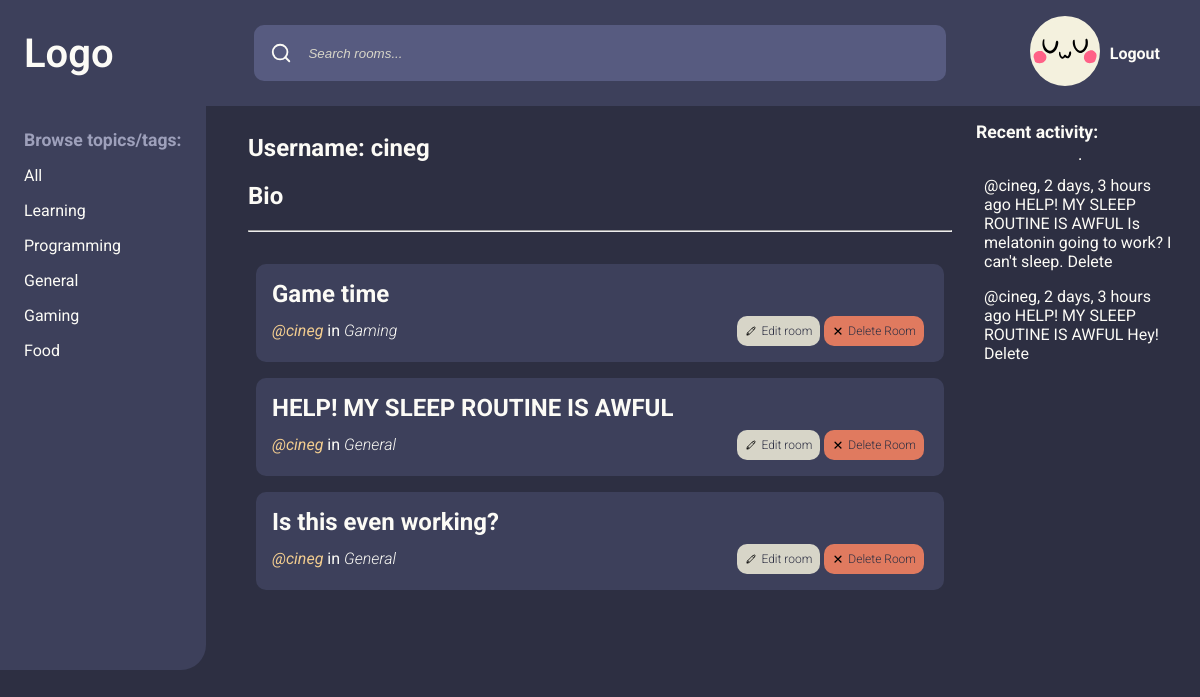
The page /user/cineg/ (signed in) on the database as committed earlier.
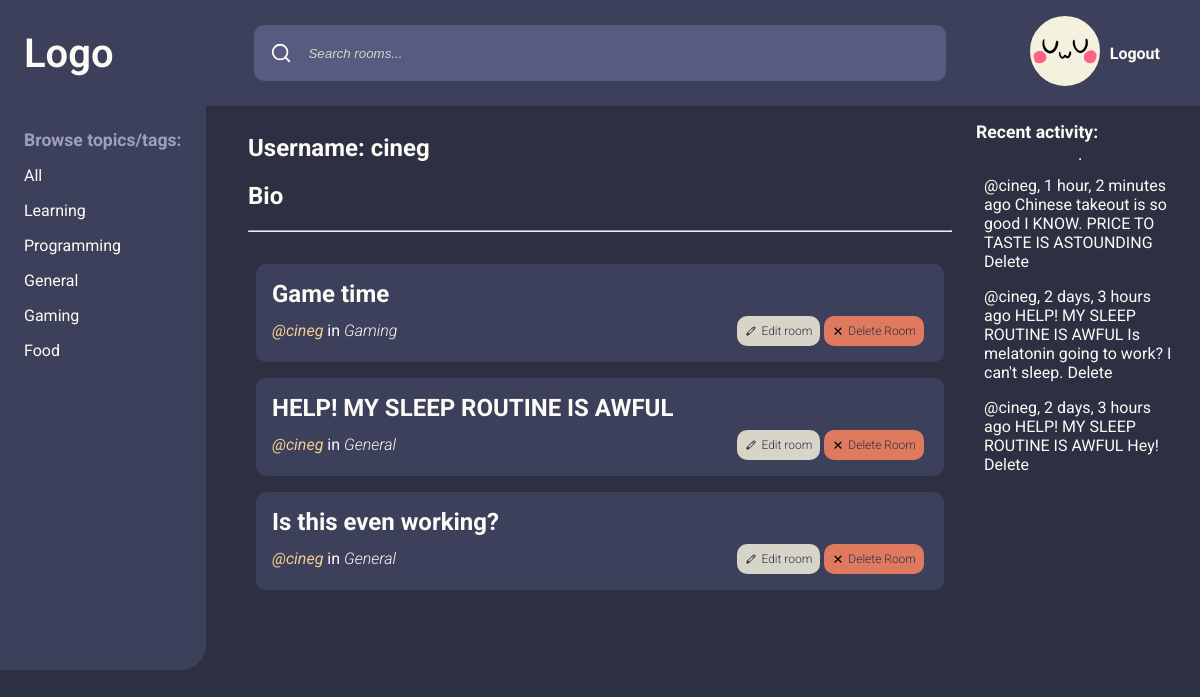
The same page on the database as committed later.
### base/models.py (models this page shows, shortened)
class Topic(models.Model):
    name = models.CharField(max_length=200)

class Room(models.Model):
    host = models.ForeignKey(User, on_delete=models.SET_NULL, null=True)
    topic = models.ForeignKey(Topic, on_delete=models.SET_NULL, null=True)
    name = models.CharField(max_length=200)
    description = models.TextField(null=True, blank=True)
    participants = models.ManyToManyField(User, related_name="participants", blank=True)
    updated = models.DateTimeField(auto_now=True)
    created = models.DateTimeField(auto_now_add=True)
    class Meta:
        ordering: list[str] = ["-updated", "-created"]

class Message(models.Model):
    user = models.ForeignKey(User, on_delete=models.CASCADE)
    room = models.ForeignKey(Room, on_delete=models.CASCADE)
    body = models.TextField()
    updated = models.DateTimeField(auto_now=True)
    created = models.DateTimeField(auto_now_add=True)
    class Meta:
        ordering: list[str] = ["-updated", "-created"]
    def __str__(self) -> str:
        return self.body[0:50]

### base/views.py (the view)
# urls.py: path("user/<str:pk>/", views.userProfile, name="user-profile"),
def userProfile(request: HttpRequest, pk: str):
    user: User = User.objects.get(username=pk)
    if user == None:
        messages.error(
            request,
            f"Can't find username: {pk}. Are you sure you spelled it correctly?",
        )
    rooms = user.room_set.all()
    conversation_messages = user.message_set.all()[0:5]
    topics = Topic.objects.all()[0:5]
    context = {
        "user": user,
        "rooms": rooms,
        "topics": topics,
        "room_messages": conversation_messages,
    }
    return render(request, "base/profile.html", context)

### base/templates/base/profile.html
{% extends "main.html" %}
{% block content %}
    <main class="home">
        {% include "base/topics_component.html" %}
        <article>
            <h1>Username: {{ user }}</h1>
            <h2>Bio</h2>
            <hr />
            {% include "base/feed_component.html" %}
        </article>
        <section>
            {% include "base/activity_component.html" %}
        </section>
    </main>
{% endblock content %}

### templates/main.html (shortened to what this page needs)
<!DOCTYPE html>
{% load static %}
<html lang="en">
    <head>
        <link rel="stylesheet" href="{% static 'styles/style.css' %}" />
    </head>
    <body>
        <header>
            {% include "navigation.html" %}
        </header>
        {% block content %}
        {% endblock content %}
    </body>
</html>

### templates/navigation.html (shortened to what this page needs)
{% load static %}
<a href="{% url "home" %}" class="logo">Logo</a>
<form action="{% url 'home' %}" method="get">
    <label>
        <svg xmlns="http://www.w3.org/2000/svg"
             width="24"
             height="24"
             viewBox="0 0 24 24"
             fill="none"
             stroke="#000000"
             stroke-width="2"
             stroke-linecap="round"
             stroke-linejoin="round">
            <circle cx="11" cy="11" r="8" />
            <line x1="21" y1="21" x2="16.65" y2="16.65" />
        </svg>
        <input type="text" name="q" placeholder="Search rooms..." />
    </label>
</form>
<div class="user">
    {% if request.user.is_authenticated %}
        <a href={% url "user-profile" request.user %}><img src= "{% static "images/default_head.svg" %}" /></a>
        <a href="{% url 'logout' %}">Logout</a>
    {% else %}
        <a href="{% url 'login' %}">Login</a>
    {% endif %}
</div>

### base/templates/base/topics_component.html
<nav class="topics">
    <h3>Browse topics/tags:</h3>
    <div class="topic">
        <a href={% url "home" %}>All</a>
    </div>
    {% for topic in topics %}
        <div class="topic">
            <a href={% url "home" %}?q={{ topic.name }}> {{ topic.name }} </a>
        </div>
    {% endfor %}
</nav>

### base/templates/base/feed_component.html (shortened to what this page needs)
<article>
    {% for room in rooms %}
        <div class="room">
            <a href="{% url 'room' room.id %}" class="room-name">{{ room.name }}</a>
            <div class="room-details">
                <div>
                <a href="{% url "user-profile" room.host.username %}"
                   class="user-handle">@{{ room.host.username }}</a>
                <p>
                    in <span class="room-topic">{{ room.topic.name }}</span>
                </p>
            </div>
                {% if request.user == room.host %}
                    <div class="room-controls">
                        <a href="{% url 'update-room' room.id %}" class="btn btn-edit">
                            <span>Edit room</span></a>
                        <a href="{% url 'delete-room' room.id %}" class="btn btn-delete">
                            <span>Delete Room</span></a>
                    </div>
                {% endif %}
            </div>
        </div>
    {% endfor %}
</article>

### base/templates/base/activity_component.html
<h3>Recent activity:</h3>
<hr />
{% for message in room_messages %}
    <article>
        <span><a href="{% url "user-profile" message.user %}">@{{ message.user }}</a>, {{ message.updated|timesince }} ago</span>
        <p>{{ message.room.name }}</p>
        <p>{{ message }}</p>
        {% if message.user == request.user %}
            <a href="{% url 'delete-message' message.id %}">Delete</a>
        {% endif %}
    </article>
{% endfor %}

### static/styles/style.css (style rules this page uses)
:root { --color-main-light: #fcfbf6; --color-main: #f4f1de; --color-main-dark: #d7d5c8; --color-bg-medium: #3d405b; --color-bg-light: #575b80; --color-bg-text: #9ea0bb; --color-bg-dark: #2d2f42; --color-success: #81b29a; --color-error: #e07a5f; --color-accent: #f2cc8f; }
a, button, p { all: unset; }
a { transition: 0.2s ease-in-out; }
h3 { font-size: 1.1rem; font-weight: 700; padding: 0; margin: 0; margin-bottom: 0.5rem; }
body { font-family: "Roboto", sans-serif; margin: 0; background-color: var(--color-bg-dark); color: var(--color-main-light); font-size: 12pt; height: 100vh; }
header { padding: 1rem 1.5rem; display: grid; grid-template-columns: 1fr 3fr 1fr; align-items: center; background-color: var(--color-bg-medium); }
header .logo { margin: 0; padding: 0; font-size: 2.5rem; font-weight: 600; display: flex; align-items: center; }
header form { width: 100%; display: flex; flex-direction: row; justify-content: center; }
header form label { padding: 1rem; width: inherit; box-sizing: border-box; border-radius: 10px; border: 0; background-color: var(--color-bg-light); display: flex; }
header form svg { stroke: var(--color-main-light); }
header form input { border: 0; background-color: transparent; padding: 0 1rem; color: var(--color-main-light); outline: none; width: inherit; }
header form input::placeholder { font-style: italic; color: var(--color-main-dark); }
header .user { display: flex; align-items: center; justify-content: flex-end; margin: 0 1rem; }
header .user img { width: 4rem; height: 4rem; border: 3px solid var(--color-main); border-radius: 50%; background-color: var(--color-main); }
header .user a { margin-left: 10px; font-weight: 700; }
main { display: grid; }
main.home { grid-template-columns: 1fr 3fr 1fr; }
nav { padding: 1.5rem; background-color: var(--color-bg-medium); height: 100%; border-bottom-right-radius: 25px; max-width: max-content; }
nav h3 { color: var(--color-bg-text); }
nav .topic { padding: 0.5rem 0; }
section { padding: 1rem; display: flex; flex-direction: column; }
article { padding: 0.5rem; }
a.btn { color: var(--color-bg-dark); padding: 1rem; font-weight: 700; background-color: var(--color-success); border-radius: 10px; display: flex; flex-direction: row; align-items: center; }
a.btn-edit { background-color: var(--color-main-dark); }
a.btn-delete { background-color: var(--color-error); }
a.btn svg { margin-right: 0.25rem; }
.room { margin: 1rem 0; background-color: var(--color-bg-medium); border-radius: 10px; padding: 0.5rem 1rem; display: flex; flex-direction: column; }
.room .room-controls { display: flex; flex-direction: row; align-items: center; justify-content: flex-end; }
.room .room-controls a { font-size: 0.75rem; padding: 0.5rem; margin-right: 0.25rem; font-weight: 300; }
.room .room-controls svg { stroke-width: 1; height: 0.75rem; width: 0.75rem; padding: 0; }
.room-name { padding: 0.5rem 0; font-weight: 700; font-size: 1.5rem; }
.room-details { display: grid; grid-template-columns: 1fr 1fr; align-items: center; padding-bottom: 0.5rem; }
.user-handle { font-style: italic; color: var(--color-accent); padding: 0.5rem 0; }
.room-topic { font-weight: 300; font-style: italic; }

Rows that differ between the two databases and show on the page:
added Message: user "cineg", updated "1 hour, 2 minutes", room.name "Chinese takeout is so good", body "I KNOW. PRICE TO TASTE IS ASTOUNDING", shows "Delete"
